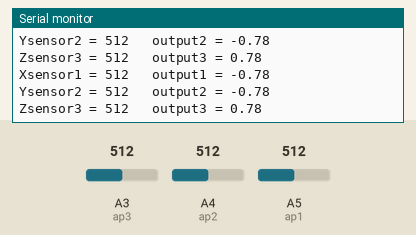
Recording of a sketch running on a simulated Arduino Uno, built with avr-gcc and run on an emulated ATmega328P. On the bench: the last lines printed to the serial monitor. The test bench sets the inputs (shaded band); at power-on: A3 (ap3) = 512, A4 (ap2) = 512, A5 (ap1) = 512.

Above: at 3.8 s.
3.9 s: A3 (ap3) set to 716
At 7.2 s:
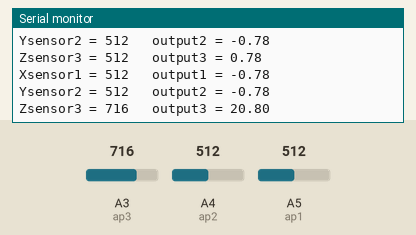
7.8 s: A4 (ap2) set to 716
At 9.9 s:
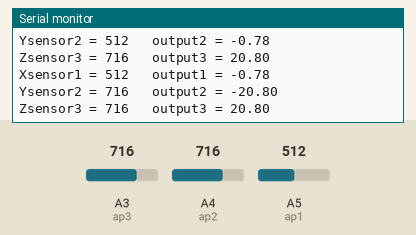
11.7 s: A5 (ap1) set to 716
At 12.6 s:
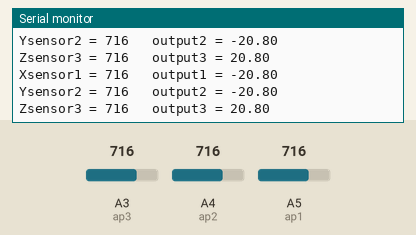
15.6 s: A3 (ap3) set to 900
At 19.2 s:
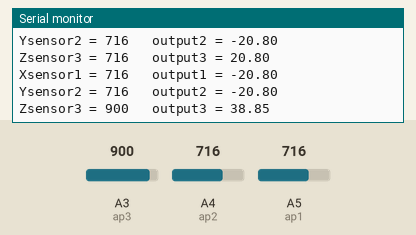
19.5 s: A4 (ap2) set to 900
At 21.9 s:
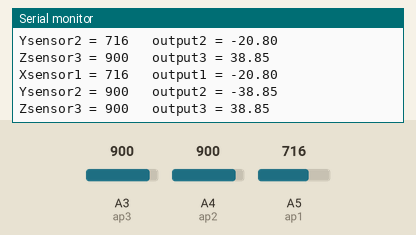
23.4 s: A5 (ap1) set to 900
At 25.8 s:
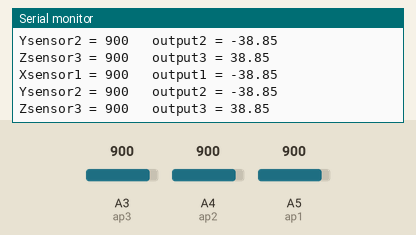
Timing chart, 0 to 27.3 s (numbered marks = the images above; inputs shaded):
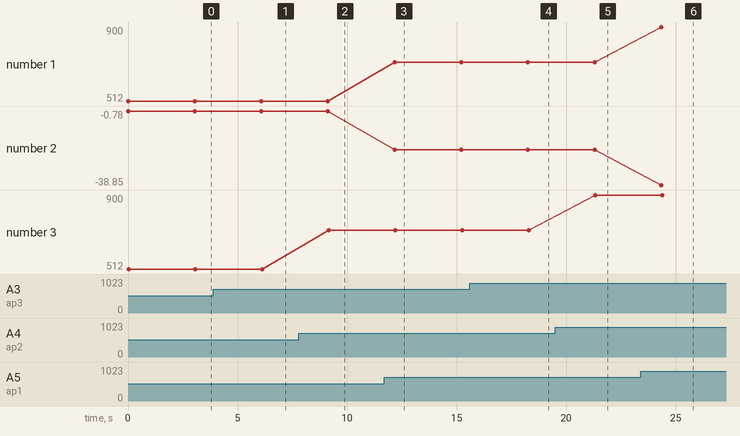

Measured:
- after the input at 3.9 s, the serial monitor: prints a new line after 2.3 s (image 1)
- after the input at 7.8 s, the serial monitor: prints a new line after 1.4 s (image 2)
- after the input at 11.7 s, the serial monitor: prints a new line after 0.47 s (image 3)
- after the input at 15.6 s, the serial monitor: prints a new line after 2.7 s (image 4)
- after the input at 19.5 s, the serial monitor: prints a new line after 1.8 s (image 5)
- after the input at 23.4 s, the serial monitor: prints a new line after 0.95 s (image 6)

The sketch:

6d.ino
```cpp
const int ap1 = A5;
const int ap2 = A4;
const int ap3 = A3;

int sv1 = 0;
float ov1 = 0;
int sv2 = 0;
float ov2= 0;
int sv3 = 0;
float ov3= 0;

void setup() {
  Serial.begin(9600);
}

void loop() {
  analogReference(EXTERNAL);    //connect 3.3v to AREF
  // read the analog in value:
  sv1 = analogRead(ap1);
  // map it to the range of the analog out:
  ov1 = map(sv1, 0, 1023, 0, 255);
  ov1 = (125-ov1)*9.81/(125-100);
  // change the analog out value:
  delay(2);
  //
  sv2 = analogRead(ap2);

  ov2 = map(sv2, 0, 1023, 0, 255);
  ov2 = (125-ov2)*9.81/(125-100);
 //
  delay(2);
  //
  sv3 = analogRead(ap3);

  ov3 = map(sv3, 0, 1023, 0, 255);
  ov3 =  (ov3-125)*9.81/(125-100);

  // print the results to the serial monitor:
  Serial.print("Xsensor1 = " );
  Serial.print(sv1);
  Serial.print("\t output1 = ");
  Serial.println(ov1);

  Serial.print("Ysensor2 = " );
  Serial.print(sv2);
  Serial.print("\t output2 = ");
  Serial.println(ov2);

  Serial.print("Zsensor3 = " );
  Serial.print(sv3);
  Serial.print("\t output3 = ");
  Serial.println(ov3);
  Serial.println("");

  delay(3000);

}
```
